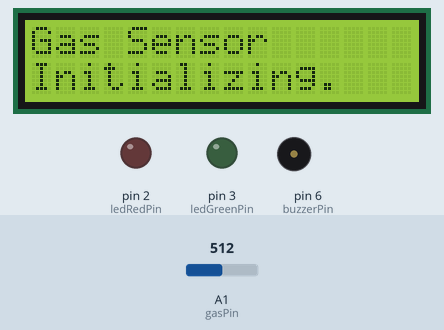
Simulated run of this sketch. Board: Arduino Uno, built with avr-gcc and run on an emulated ATmega328P. Parts: 16×2 character LCD, output pins drawn as LEDs (lit = HIGH), buzzer (waves = sounding). Dashed ring = blinking. The inputs (shaded band) are chosen by the test bench; at power-on: A1 (gasPin) = 512.

Above: at 0.9 s.
At 4.7 s:
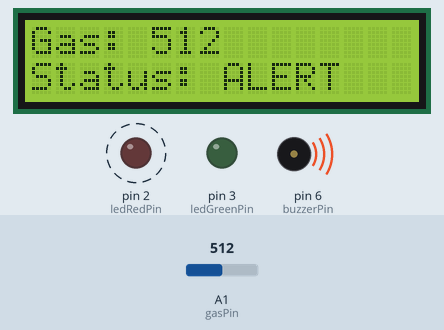
4.8 s: A1 (gasPin) set to 345
At 5.17 s:
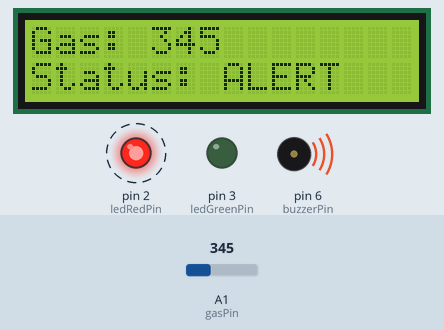
6.5 s: A1 (gasPin) set to 323
At 7.1 s:
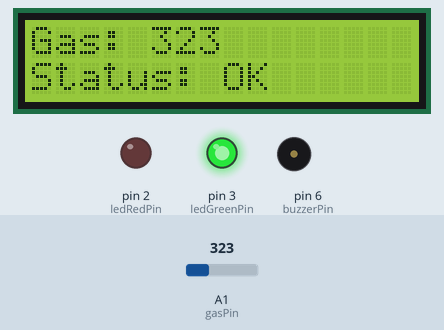
8.0 s: A1 (gasPin) set to 306
At 9.3 s:
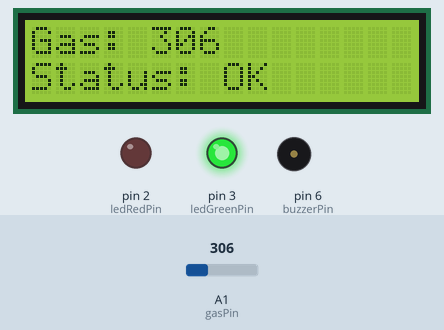
Timing chart, 0 to 11.0 s (numbered marks = the images above; inputs shaded):
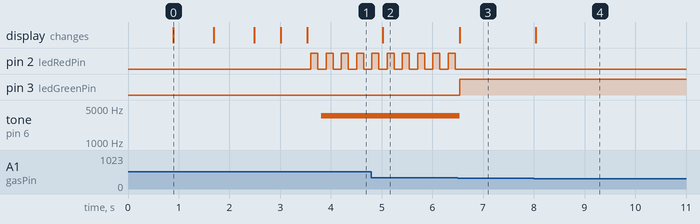

The sketch:

gas_sensor.ino
```cpp
#include <Wire.h>
#include <LiquidCrystal_I2C.h>

const int gasPin = A1;
const int ledRedPin = 2;
const int ledGreenPin = 3;
const int buzzerPin = 6;

const int threshold = 330;
const int freqMin = 3450;
const int freqMax = 3850;

uint16_t gasValue;

LiquidCrystal_I2C lcd(0x27, 16, 2);

void setup() {
  pinMode(ledRedPin, OUTPUT);
  pinMode(ledGreenPin, OUTPUT);
  pinMode(buzzerPin, OUTPUT);

  lcdInitializeAnimation();
}

void loop() {
  gasValue = analogRead(gasPin);
  updateLCD();

  if (gasValue > threshold) {
    alertMode();
  } else {
    normalMode();
  }
}

void lcdInitializeAnimation() {
  lcd.init();
  lcd.backlight();
  lcd.clear();
  lcd.setCursor(0, 0);
  lcd.print("Gas Sensor");

  lcd.setCursor(0, 1);
  lcd.print("Initializing");

  for (int i = 0; i < 3; i++) {
    delay(800);
    lcd.print(".");
  }

  delay(500);
  lcd.setCursor(0, 1);
  lcd.print("      Done!    ");

  delay(500);
  lcd.clear();
}

void updateLCD() {
  lcd.setCursor(0, 0);
  lcd.print("Gas: ");
  lcd.print(gasValue);
  lcd.print("    ");
}

void alertMode() {
  lcd.setCursor(0, 1);
  lcd.print("Status: ALERT ");

  digitalWrite(ledGreenPin, LOW);

  for (int f = freqMin; f <= freqMax; f += 3) {
    tone(buzzerPin, f);
    digitalWrite(ledRedPin, f > (freqMax + freqMin) / 2);
    delay(1);
  }

  for (int f = freqMax; f >= freqMin; f -= 3) {
    tone(buzzerPin, f);
    digitalWrite(ledRedPin, f > (freqMax + freqMin) / 2);
    delay(1);
  }
}

void normalMode() {
  lcd.setCursor(0, 1);
  lcd.print("Status: OK    ");
  noTone(buzzerPin);
  digitalWrite(ledRedPin, LOW);
  digitalWrite(ledGreenPin, HIGH);
}
```

Measured:
- the behaviour switches between 331 and 330 on A1 (gasPin) (found by bisection; images 2 and 3)
- after the input at 4.8 s, tone on pin 6 (buzzerPin): stays 3451 Hz (without the input it goes to 3715 Hz after 1.3 s); the display: changes after 0.22 s (image 2)
- after the input at 6.5 s, pin 2 (ledRedPin): stops changing and stays LOW; pin 3 (ledGreenPin): LOW → HIGH at once; tone on pin 6 (buzzerPin): 3451 Hz → silent at once; the display: changes at once (image 3)
- after the input at 8.0 s, the display: changes at once (image 4)
- by itself, pin 2 (ledRedPin): alternates HIGH for 0.14 s and LOW for 0.16 s
